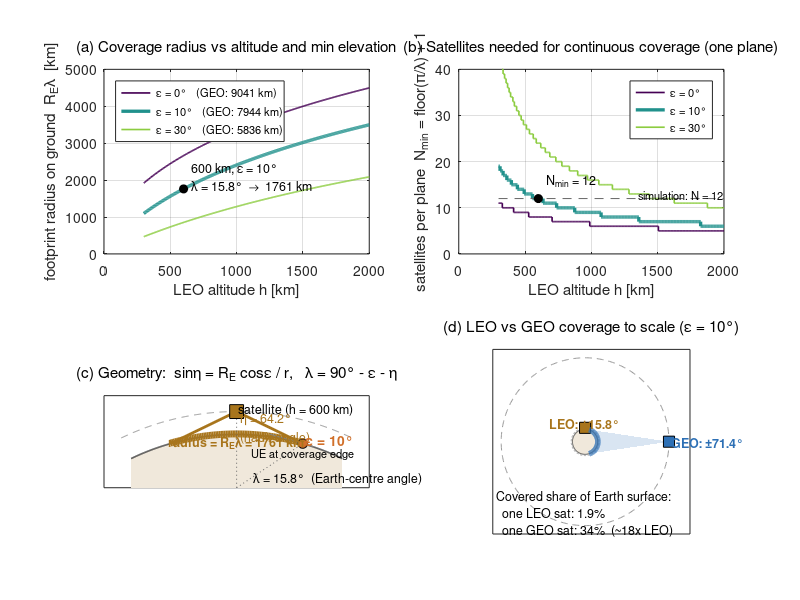

The MATLAB script that drew this image:
function fig = coverage_analysis(h_leo, el_min, n_sat, visible)
% COVERAGE_ANALYSIS  Kapsama (footprint) analizi figürü
%
%   lambda = acos(R_E cos(eps) / r) - eps      (Dünya merkez açısı)
%   yerdeki yarıçap = R_E * lambda
%   tek düzlemde kesintisiz kapsama:  N > pi / lambda
%
% Kullanım
%   coverage_analysis                 % 600 km, eps = 10 deg, N = 12
%   coverage_analysis(1200, 30, 12)   % farklı irtifa / min elevasyon / uydu sayısı
%   fig = coverage_analysis(600, 10, 12, 'off');  print(fig, '-dpng', 'kapsama.png')
%
% (a) kapsama yarıçapı - irtifa       (b) gereken uydu sayısı - irtifa
% (c) kapsama üçgeni (geometri)        (d) LEO ve GEO kapsaması gerçek ölçekte

if nargin < 1 || isempty(h_leo),  h_leo = 600; end
if nargin < 2 || isempty(el_min), el_min = 10; end
if nargin < 3 || isempty(n_sat),  n_sat = 12; end
if nargin < 4, visible = 'on'; end

RE = 6371.0;  RGEO = 42164.17;  D = pi / 180;  DEG = deg_sym();
serve = [0.66 0.46 0.11];  geoc = [0.18 0.44 0.71];  earth = [0.94 0.91 0.86];  uec = [0.82 0.44 0.17];
fp = @(r, e) acos(RE * cos(e * D) ./ r) - e * D;          % footprint açısı [rad]
pol = @(th, r) deal(r .* sin(th), r .* cos(th));

fig = figure('Name', 'Coverage analysis', 'NumberTitle', 'off', 'Color', 'w', ...
             'Units', 'pixels', 'Position', [60 60 1400 900], 'Visible', visible);
hs = linspace(300, 2000, 300);
eps_list = unique([0 10 30 el_min]);
cols = [0.27 0.00 0.33; 0.13 0.57 0.55; 0.55 0.80 0.25; 0.85 0.65 0.10];
lam0 = fp(RE + h_leo, el_min);
n0 = floor(pi / lam0) + 1;

% (a) kapsama yarıçapı
a = subplot(2, 2, 1); hold(a, 'on');
lg = {};
for q = 1:numel(eps_list)
    e = eps_list(q);
    lw = 1.2 + 1.2 * (e == el_min);
    plot(a, hs, fp(RE + hs, e) * RE, 'Color', cols(q, :), 'LineWidth', lw);
    lg{end + 1} = sprintf('\\epsilon = %g%s   (GEO: %.0f km)', e, DEG, fp(RGEO, e) * RE); %#ok<AGROW>
end
plot(a, h_leo, lam0 * RE, 'ko', 'MarkerFaceColor', 'k');
text(a, h_leo + 60, lam0 * RE + 350, sprintf('%g km, \\epsilon = %g%s\n\\lambda = %.1f%s  \\rightarrow  %.0f km', ...
     h_leo, el_min, DEG, lam0 / D, DEG, lam0 * RE), 'FontSize', 9);
legend(a, lg, 'Location', 'northwest', 'FontSize', 8);
xlabel(a, 'LEO altitude h [km]');
ylabel(a, 'footprint radius on ground  R_E\lambda  [km]');
title(a, '(a) Coverage radius vs altitude and min elevation', 'FontWeight', 'normal');
grid(a, 'on'); box(a, 'on');

% (b) gereken uydu sayısı
b = subplot(2, 2, 2); hold(b, 'on');
for q = 1:numel(eps_list)
    e = eps_list(q);
    lw = 1.2 + 1.2 * (e == el_min);
    stairs(b, hs, floor(pi ./ fp(RE + hs, e)) + 1, 'Color', cols(q, :), 'LineWidth', lw);
end
plot(b, [hs(1) hs(end)], [n_sat n_sat], '--', 'Color', [0.4 0.4 0.4]);
text(b, hs(end), n_sat + 0.8, sprintf('simulation: N = %d', n_sat), 'HorizontalAlignment', 'right', 'FontSize', 8);
plot(b, h_leo, n0, 'ko', 'MarkerFaceColor', 'k');
text(b, h_leo + 60, n0 + 4, sprintf('N_{min} = %d', n0), 'FontSize', 9);
legend(b, arrayfun(@(e) sprintf('\\epsilon = %g%s', e, DEG), eps_list, 'UniformOutput', false), ...
       'Location', 'northeast', 'FontSize', 8);
ylim(b, [0 40]);
xlabel(b, 'LEO altitude h [km]');
ylabel(b, 'satellites per plane  N_{min} = floor(\pi/\lambda) + 1');
title(b, '(b) Satellites needed for continuous coverage (one plane)', 'FontWeight', 'normal');
grid(b, 'on'); box(b, 'on');

% (c) kapsama üçgeni: Dünya merkezi O, kenardaki UE U, uydu S
c = subplot(2, 2, 3); hold(c, 'on');
r = RE + h_leo;
eta = asin(RE * cos(el_min * D) / r);
th = linspace(-0.45, 0.45, 300);
[x, y] = pol(th, RE);
patch('Parent', c, 'XData', [x fliplr(x)], 'YData', [y RE * 0.75 * ones(size(y))], 'FaceColor', earth, 'EdgeColor', 'none');
plot(c, x, y, 'Color', [0.25 0.25 0.25], 'LineWidth', 1.2);
[x, y] = pol(th, r);  plot(c, x, y, '--', 'Color', [0.6 0.6 0.6]);
[Sx, Sy] = pol(0, r);  [Ux, Uy] = pol(lam0, RE);  [Vx, Vy] = pol(-lam0, RE);
plot(c, [Sx Ux], [Sy Uy], 'Color', serve, 'LineWidth', 2);
plot(c, [Sx Vx], [Sy Vy], 'Color', serve, 'LineWidth', 2);
[x, y] = pol(linspace(-lam0, lam0, 80), RE * 1.002);
plot(c, x, y, 'Color', serve, 'LineWidth', 5);
plot(c, [0 0], [RE * 0.78 r], ':', 'Color', [0.4 0.4 0.4]);
plot(c, [0 Ux * 0.93], [RE * 0.78 RE * 0.78 + (Uy - RE * 0.78) * 0.93], ':', 'Color', [0.4 0.4 0.4]);
hx = [cos(lam0) -sin(lam0)];                                 % UE'nin yerel ufku
plot(c, [Ux - hx(1) * 900, Ux + hx(1) * 300], [Uy - hx(2) * 900, Uy + hx(2) * 300], 'Color', [0.5 0.5 0.5]);
plot(c, Sx, Sy, 's', 'MarkerSize', 10, 'MarkerFaceColor', serve, 'MarkerEdgeColor', 'k');
plot(c, Ux, Uy, 'o', 'MarkerSize', 7, 'MarkerFaceColor', uec, 'MarkerEdgeColor', 'k');
text(c, Sx + 60, Sy + 60, sprintf('satellite (h = %g km)', h_leo), 'FontSize', 9);
text(c, Sx + 110, Sy - 420, sprintf('\\eta = %.1f%s\n(nadir angle)', eta / D, DEG), 'FontSize', 9, 'Color', serve);
text(c, Ux + 60, Uy + 90, sprintf('\\epsilon = %g%s', el_min, DEG), 'FontSize', 10, 'Color', uec, 'FontWeight', 'bold');
text(c, Ux, Uy - 260, 'UE at coverage edge', 'FontSize', 8, 'HorizontalAlignment', 'center');
text(c, lam0 * RE * 0.25, RE * 0.82, sprintf('\\lambda = %.1f%s  (Earth-centre angle)', lam0 / D, DEG), 'FontSize', 9);
text(c, 0, RE - 200, sprintf('radius = R_E\\lambda = %.0f km', lam0 * RE), 'FontSize', 9, ...
     'HorizontalAlignment', 'center', 'Color', serve, 'FontWeight', 'bold');
set(c, 'DataAspectRatio', [1 1 1], 'XTick', [], 'YTick', [], 'Box', 'on');
xlim(c, [-0.5 0.5] * r);  ylim(c, [RE * 0.78 r * 1.06]);
title(c, sprintf('(c) Geometry:  sin\\eta = R_E cos\\epsilon / r,   \\lambda = 90%s - \\epsilon - \\eta', DEG), ...
      'FontWeight', 'normal');

% (d) LEO ve GEO kapsaması gerçek ölçekte
d = subplot(2, 2, 4); hold(d, 'on');
full = linspace(0, 2 * pi, 361);
[x, y] = pol(full, RE);    patch('Parent', d, 'XData', x, 'YData', y, 'FaceColor', earth, 'EdgeColor', [0.25 0.25 0.25]);
[x, y] = pol(full, r);     plot(d, x, y, '--', 'Color', [0.6 0.6 0.6]);
[x, y] = pol(full, RGEO);  plot(d, x, y, '--', 'Color', [0.6 0.6 0.6]);
lgeo = fp(RGEO, el_min);
sats = {0, r, lam0, serve; pi / 2, RGEO, lgeo, geoc};
for q = 1:2
    [th0, rr, lam, col] = sats{q, :};
    [ex, ey] = pol(linspace(th0 - lam, th0 + lam, 100), RE);
    [sx, sy] = pol(th0, rr);
    patch('Parent', d, 'XData', [sx ex], 'YData', [sy ey], 'FaceColor', col, 'FaceAlpha', 0.18, 'EdgeColor', 'none');
    [ex, ey] = pol(linspace(th0 - lam, th0 + lam, 100), RE * 1.01);
    plot(d, ex, ey, 'Color', col, 'LineWidth', 4);
    plot(d, sx, sy, 's', 'MarkerSize', 8, 'MarkerFaceColor', col, 'MarkerEdgeColor', 'k');
end
text(d, 0, r + 2500, sprintf('LEO: \\pm%.1f%s', lam0 / D, DEG), 'HorizontalAlignment', 'center', ...
     'Color', serve, 'FontWeight', 'bold', 'FontSize', 9);
text(d, RGEO + 1500, 0, sprintf('GEO: \\pm%.1f%s', lgeo / D, DEG), 'Color', geoc, 'FontWeight', 'bold', 'FontSize', 9);
capl = (1 - cos(lam0)) / 2;  capg = (1 - cos(lgeo)) / 2;
text(d, -RGEO * 1.05, -RGEO * 0.85, sprintf('Covered share of Earth surface:\n  one LEO sat: %.1f%%\n  one GEO sat: %.0f%%  (~%.0fx LEO)', ...
     100 * capl, 100 * capg, capg / capl), 'FontSize', 9);
set(d, 'DataAspectRatio', [1 1 1], 'XTick', [], 'YTick', [], 'Box', 'on');
xlim(d, [-1.1 1.25] * RGEO);  ylim(d, [-1.1 1.1] * RGEO);
title(d, sprintf('(d) LEO vs GEO coverage to scale (\\epsilon = %g%s)', el_min, DEG), 'FontWeight', 'normal');

% özet konsola
fprintf('LEO %g km, eps = %g deg: lambda = %.1f deg, radius = %.0f km, %.1f%% of Earth, N_min = %d (N = %d: %s)\n', ...
        h_leo, el_min, lam0 / D, lam0 * RE, 100 * capl, n0, n_sat, ternary(n_sat >= n0, 'continuous', 'GAPS'));
fprintf('GEO: lambda = %.1f deg, radius = %.0f km, %.0f%% of Earth\n', lgeo / D, lgeo * RE, 100 * capg);
end

function s = ternary(c, a, b)
if c, s = a; else, s = b; end
end

function s = deg_sym()
% Derece işareti: MATLAB karakterleri UTF-16, Octave ise UTF-8 bayt olarak tutar
if exist('OCTAVE_VERSION', 'builtin')
    s = char([194 176]);
else
    s = char(176);
end
end
